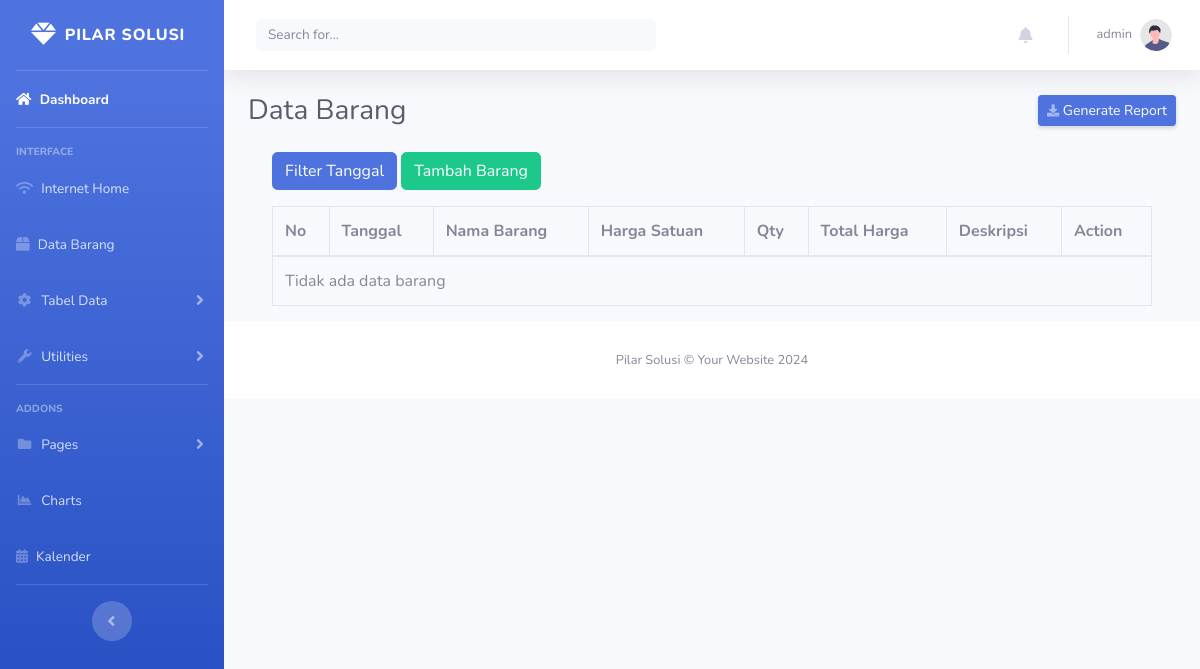
The app's page /data_barang.php (signed in), older data.
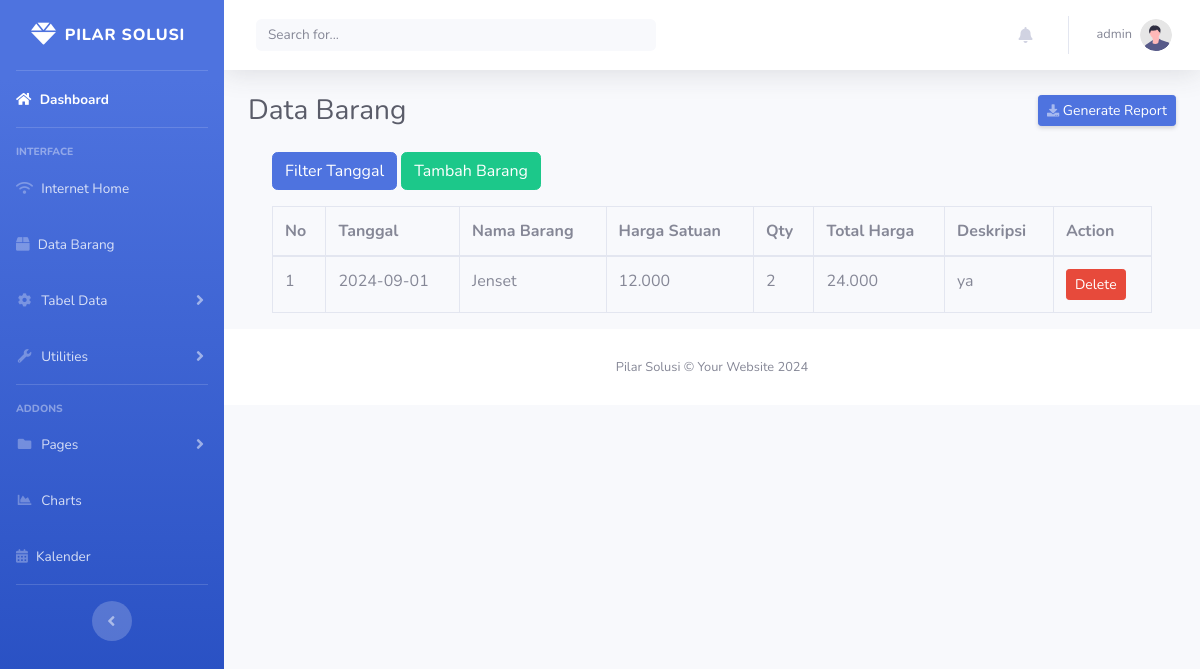
The same page, newer data.
### tables this page shows
CREATE TABLE `barang` (
  `id` int(11) NOT NULL,
  `tanggal` date NOT NULL,
  `nama_barang` varchar(255) NOT NULL,
  `harga_satuan` varchar(1000) NOT NULL,
  `qty` int(11) NOT NULL,
  `total_harga` varchar(1000) GENERATED ALWAYS AS (`harga_satuan` * `qty`) STORED,
  `deskripsi` text DEFAULT NULL
);

### data_barang.php (the view, shortened to what the changed rows need)
<?php
$conn = new mysqli("localhost", "root", "", "pilarapp");
$dataBarang = [];
if ($_SERVER['REQUEST_METHOD'] == 'POST' && isset($_POST['filter'])) {
    $startDate = test_input($_POST['startDate']);
    $endDate = test_input($_POST['endDate']);
    if (!empty($startDate) && !empty($endDate)) {
        $stmt = $conn->prepare("SELECT * FROM barang WHERE tanggal BETWEEN ? AND ? ORDER BY tanggal DESC");
        $stmt->bind_param("ss", $startDate, $endDate);
        $stmt->execute();
        $result = $stmt->get_result();
    } else {
        echo "Tanggal mulai dan akhir harus diisi.";
    }
} else {
    $result = $conn->query("SELECT * FROM barang ORDER BY tanggal DESC");
}
if ($result && $result->num_rows > 0) {
    while ($row = $result->fetch_assoc()) {
        $dataBarang[] = $row;
    }
} else {
    $dataBarang = [];
}
?>
<!DOCTYPE html>
<html lang="en">
<head>
    <link rel="stylesheet" href="https://cdnjs.cloudflare.com/ajax/libs/font-awesome/6.0.0-beta3/css/all.min.css">
    <link href="vendor/fontawesome-free/css/all.min.css" rel="stylesheet" type="text/css">
    <link href="css/sb-admin-2.min.css" rel="stylesheet">
</head>
<body id="page-top">
    <div id="wrapper">
        <div id="content-wrapper" class="d-flex flex-column">
            <div id="content">
                <div class="container-fluid">
                    <div class="d-sm-flex align-items-center justify-content-between mb-4">
                        <h1 class="h3 mb-0 text-gray-800">Data Barang</h1>
                    </div>
                    <div class="container">
    <div class="table-responsive mt-3">
        <table class="table table-bordered" id="barangTable">
            <thead>
                <tr>
                    <th>No</th>
                    <th>Tanggal</th>
                    <th>Nama Barang</th>
                    <th>Harga Satuan</th>
                    <th>Qty</th>
                    <th>Total Harga</th>
                    <th>Deskripsi</th>
                    <th>Action</th>
                </tr>
            </thead>
            <tbody>
                <?php
                if (!empty($dataBarang)) {
                    $no = 1;
                    foreach ($dataBarang as $row) {
                        echo "<tr>";
                        echo "<td>" . $no++ . "</td>";
                        echo "<td>" . $row['tanggal'] . "</td>";
                        echo "<td>" . $row['nama_barang'] . "</td>";
                        echo "<td>" . number_format($row['harga_satuan'], 0, ',', '.') . "</td>";
                        echo "<td>" . $row['qty'] . "</td>";
                        echo "<td>" . number_format($row['total_harga'], 0, ',', '.') . "</td>";
                        echo "<td>" . $row['deskripsi'] . "</td>";
                        echo "<td>
                            <form method='POST' style='display:inline;' onsubmit='return confirmDelete();'>
                                <input type='hidden' name='barang_id' value='" . $row['id'] . "'>
                                <button type='submit' name='deleteBarang' class='btn btn-danger btn-sm'>Delete</button>
                            </form>
                        </td>";
                        echo "</tr>";
                    }
                } else {
                    echo "<tr><td colspan='8'>Tidak ada data barang</td></tr>";
                }
                ?>
            </tbody>
        </table>
    </div>
</div>
</div>
        </div>
    </div>
</body>
</html>

Row changes from the older to the newer data that the page shows:
added barang: tanggal "2024-09-01", nama_barang "Jenset", harga_satuan "12.000", qty "2", total_harga "24.000", deskripsi "ya"
Text that changed along with them:
text no longer shown: "Tidak ada data barang"
